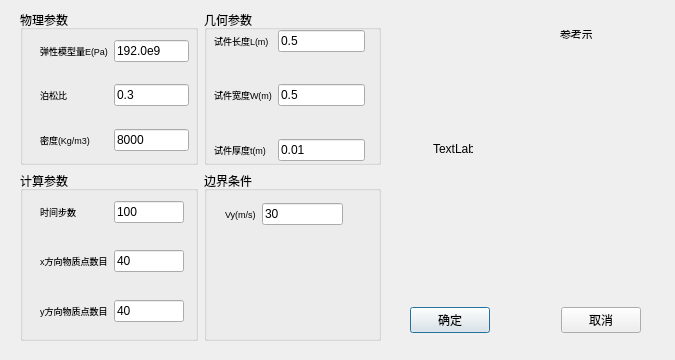
<?xml version="1.0" encoding="UTF-8"?>
<ui version="4.0">
 <class>QWParaInput4</class>
 <widget class="QDialog" name="QWParaInput4">
  <property name="geometry">
   <rect>
    <x>0</x>
    <y>0</y>
    <width>675</width>
    <height>360</height>
   </rect>
  </property>
  <property name="windowTitle">
   <string>模型4：L板断裂试验</string>
  </property>
  <widget class="QWidget" name="horizontalLayoutWidget">
   <property name="geometry">
    <rect>
     <x>410</x>
     <y>280</y>
     <width>231</width>
     <height>80</height>
    </rect>
   </property>
   <layout class="QHBoxLayout" name="horizontalLayout_2">
    <item>
     <widget class="QPushButton" name="pushButton_2">
      <property name="text">
       <string>确定</string>
      </property>
     </widget>
    </item>
    <item>
     <spacer name="horizontalSpacer">
      <property name="orientation">
       <enum>Qt::Horizontal</enum>
      </property>
      <property name="sizeHint" stdset="0">
       <size>
        <width>40</width>
        <height>20</height>
       </size>
      </property>
     </spacer>
    </item>
    <item>
     <widget class="QPushButton" name="pushButton">
      <property name="text">
       <string>取消</string>
      </property>
     </widget>
    </item>
   </layout>
  </widget>
  <widget class="QLabel" name="label_11">
   <property name="geometry">
    <rect>
     <x>433</x>
     <y>143</y>
     <width>40</width>
     <height>12</height>
    </rect>
   </property>
   <property name="text">
    <string>TextLabel</string>
   </property>
  </widget>
  <widget class="QLabel" name="label_5">
   <property name="geometry">
    <rect>
     <x>560</x>
     <y>30</y>
     <width>32</width>
     <height>9</height>
    </rect>
   </property>
   <property name="font">
    <font>
     <family>华文仿宋</family>
     <pointsize>8</pointsize>
    </font>
   </property>
   <property name="text">
    <string>参考示意</string>
   </property>
  </widget>
  <widget class="QWidget" name="layoutWidget">
   <property name="geometry">
    <rect>
     <x>20</x>
     <y>10</y>
     <width>361</width>
     <height>331</height>
    </rect>
   </property>
   <layout class="QGridLayout" name="gridLayout">
    <item row="0" column="1">
     <widget class="QGroupBox" name="groupBox">
      <property name="title">
       <string>几何参数</string>
      </property>
      <widget class="QWidget" name="layoutWidget_3">
       <property name="geometry">
        <rect>
         <x>10</x>
         <y>20</y>
         <width>151</width>
         <height>131</height>
        </rect>
       </property>
       <layout class="QFormLayout" name="formLayout_4">
        <item row="0" column="0">
         <widget class="QLabel" name="label_16">
          <property name="font">
           <font>
            <pointsize>7</pointsize>
           </font>
          </property>
          <property name="text">
           <string>试件长度L(m)</string>
          </property>
          <property name="buddy">
           <cstring>lineEdit</cstring>
          </property>
         </widget>
        </item>
        <item row="0" column="1">
         <widget class="QLineEdit" name="lineEdit_4">
          <property name="text">
           <string>0.5</string>
          </property>
         </widget>
        </item>
        <item row="1" column="1">
         <spacer name="verticalSpacer_9">
          <property name="orientation">
           <enum>Qt::Vertical</enum>
          </property>
          <property name="sizeHint" stdset="0">
           <size>
            <width>20</width>
            <height>40</height>
           </size>
          </property>
         </spacer>
        </item>
        <item row="2" column="0">
         <widget class="QLabel" name="label_17">
          <property name="font">
           <font>
            <pointsize>7</pointsize>
           </font>
          </property>
          <property name="text">
           <string>试件宽度W(m)</string>
          </property>
          <property name="buddy">
           <cstring>lineEdit</cstring>
          </property>
         </widget>
        </item>
        <item row="2" column="1">
         <widget class="QLineEdit" name="lineEdit_5">
          <property name="text">
           <string>0.5</string>
          </property>
         </widget>
        </item>
        <item row="3" column="1">
         <spacer name="verticalSpacer_10">
          <property name="orientation">
           <enum>Qt::Vertical</enum>
          </property>
          <property name="sizeHint" stdset="0">
           <size>
            <width>20</width>
            <height>40</height>
           </size>
          </property>
         </spacer>
        </item>
        <item row="4" column="0">
         <widget class="QLabel" name="label_18">
          <property name="font">
           <font>
            <pointsize>7</pointsize>
           </font>
          </property>
          <property name="text">
           <string>试件厚度t(m)</string>
          </property>
          <property name="buddy">
           <cstring>lineEdit</cstring>
          </property>
         </widget>
        </item>
        <item row="4" column="1">
         <widget class="QLineEdit" name="lineEdit_6">
          <property name="text">
           <string>0.01</string>
          </property>
         </widget>
        </item>
       </layout>
      </widget>
     </widget>
    </item>
    <item row="1" column="0">
     <widget class="QGroupBox" name="groupBox_3">
      <property name="minimumSize">
       <size>
        <width>0</width>
        <height>170</height>
       </size>
      </property>
      <property name="title">
       <string>计算参数</string>
      </property>
      <widget class="QWidget" name="layoutWidget_4">
       <property name="geometry">
        <rect>
         <x>20</x>
         <y>30</y>
         <width>144</width>
         <height>121</height>
        </rect>
       </property>
       <layout class="QFormLayout" name="formLayout_3">
        <item row="0" column="0">
         <widget class="QLabel" name="label_8">
          <property name="font">
           <font>
            <pointsize>7</pointsize>
           </font>
          </property>
          <property name="text">
           <string>时间步数</string>
          </property>
          <property name="buddy">
           <cstring>lineEdit</cstring>
          </property>
         </widget>
        </item>
        <item row="0" column="1">
         <widget class="QLineEdit" name="lineEdit_7">
          <property name="text">
           <string>100</string>
          </property>
         </widget>
        </item>
        <item row="1" column="1">
         <spacer name="verticalSpacer">
          <property name="orientation">
           <enum>Qt::Vertical</enum>
          </property>
          <property name="sizeHint" stdset="0">
           <size>
            <width>20</width>
            <height>40</height>
           </size>
          </property>
         </spacer>
        </item>
        <item row="2" column="0">
         <widget class="QLabel" name="label_14">
          <property name="font">
           <font>
            <pointsize>7</pointsize>
           </font>
          </property>
          <property name="text">
           <string>x方向物质点数目</string>
          </property>
          <property name="buddy">
           <cstring>lineEdit</cstring>
          </property>
         </widget>
        </item>
        <item row="2" column="1">
         <widget class="QLineEdit" name="lineEdit_8">
          <property name="text">
           <string>40</string>
          </property>
         </widget>
        </item>
        <item row="3" column="1">
         <spacer name="verticalSpacer_11">
          <property name="orientation">
           <enum>Qt::Vertical</enum>
          </property>
          <property name="sizeHint" stdset="0">
           <size>
            <width>20</width>
            <height>40</height>
           </size>
          </property>
         </spacer>
        </item>
        <item row="4" column="0">
         <widget class="QLabel" name="label_15">
          <property name="font">
           <font>
            <pointsize>7</pointsize>
           </font>
          </property>
          <property name="text">
           <string>y方向物质点数目</string>
          </property>
          <property name="buddy">
           <cstring>lineEdit</cstring>
          </property>
         </widget>
        </item>
        <item row="4" column="1">
         <widget class="QLineEdit" name="lineEdit_9">
          <property name="text">
           <string>40</string>
          </property>
         </widget>
        </item>
       </layout>
      </widget>
     </widget>
    </item>
    <item row="1" column="1">
     <widget class="QGroupBox" name="groupBox_4">
      <property name="title">
       <string>边界条件</string>
      </property>
      <widget class="QWidget" name="layoutWidget_2">
       <property name="geometry">
        <rect>
         <x>21</x>
         <y>31</y>
         <width>118</width>
         <height>24</height>
        </rect>
       </property>
       <layout class="QHBoxLayout" name="horizontalLayout">
        <item>
         <widget class="QLabel" name="label_10">
          <property name="font">
           <font>
            <pointsize>7</pointsize>
           </font>
          </property>
          <property name="text">
           <string>Vy(m/s)</string>
          </property>
         </widget>
        </item>
        <item>
         <widget class="QLineEdit" name="lineEdit_10">
          <property name="text">
           <string>30</string>
          </property>
         </widget>
        </item>
       </layout>
      </widget>
     </widget>
    </item>
    <item row="0" column="0">
     <widget class="QGroupBox" name="groupBox_2">
      <property name="title">
       <string>物理参数</string>
      </property>
      <widget class="QWidget" name="layoutWidget_5">
       <property name="geometry">
        <rect>
         <x>20</x>
         <y>30</y>
         <width>149</width>
         <height>111</height>
        </rect>
       </property>
       <layout class="QFormLayout" name="formLayout">
        <item row="0" column="0">
         <widget class="QLabel" name="label">
          <property name="font">
           <font>
            <pointsize>7</pointsize>
           </font>
          </property>
          <property name="text">
           <string>弹性模型量E(Pa)</string>
          </property>
          <property name="buddy">
           <cstring>lineEdit</cstring>
          </property>
         </widget>
        </item>
        <item row="0" column="1">
         <widget class="QLineEdit" name="lineEdit">
          <property name="text">
           <string>192.0e9</string>
          </property>
         </widget>
        </item>
        <item row="2" column="0">
         <widget class="QLabel" name="label_2">
          <property name="font">
           <font>
            <pointsize>7</pointsize>
           </font>
          </property>
          <property name="text">
           <string>泊松比</string>
          </property>
          <property name="buddy">
           <cstring>lineEdit</cstring>
          </property>
         </widget>
        </item>
        <item row="3" column="1">
         <spacer name="verticalSpacer_3">
          <property name="orientation">
           <enum>Qt::Vertical</enum>
          </property>
          <property name="sizeHint" stdset="0">
           <size>
            <width>20</width>
            <height>40</height>
           </size>
          </property>
         </spacer>
        </item>
        <item row="5" column="0">
         <widget class="QLabel" name="label_6">
          <property name="font">
           <font>
            <pointsize>7</pointsize>
           </font>
          </property>
          <property name="text">
           <string>密度(Kg/m3)</string>
          </property>
          <property name="buddy">
           <cstring>lineEdit</cstring>
          </property>
         </widget>
        </item>
        <item row="2" column="1">
         <widget class="QLineEdit" name="lineEdit_2">
          <property name="text">
           <string>0.3</string>
          </property>
         </widget>
        </item>
        <item row="1" column="1">
         <spacer name="verticalSpacer_6">
          <property name="orientation">
           <enum>Qt::Vertical</enum>
          </property>
          <property name="sizeHint" stdset="0">
           <size>
            <width>20</width>
            <height>40</height>
           </size>
          </property>
         </spacer>
        </item>
        <item row="5" column="1">
         <widget class="QLineEdit" name="lineEdit_3">
          <property name="text">
           <string>8000</string>
          </property>
         </widget>
        </item>
       </layout>
      </widget>
     </widget>
    </item>
   </layout>
  </widget>
 </widget>
 <resources/>
 <connections>
  <connection>
   <sender>pushButton_2</sender>
   <signal>clicked()</signal>
   <receiver>QWParaInput4</receiver>
   <slot>accept()</slot>
   <hints>
    <hint type="sourcelabel">
     <x>469</x>
     <y>320</y>
    </hint>
    <hint type="destinationlabel">
     <x>413</x>
     <y>341</y>
    </hint>
   </hints>
  </connection>
  <connection>
   <sender>pushButton</sender>
   <signal>clicked()</signal>
   <receiver>QWParaInput4</receiver>
   <slot>reject()</slot>
   <hints>
    <hint type="sourcelabel">
     <x>587</x>
     <y>316</y>
    </hint>
    <hint type="destinationlabel">
     <x>540</x>
     <y>344</y>
    </hint>
   </hints>
  </connection>
 </connections>
</ui>
